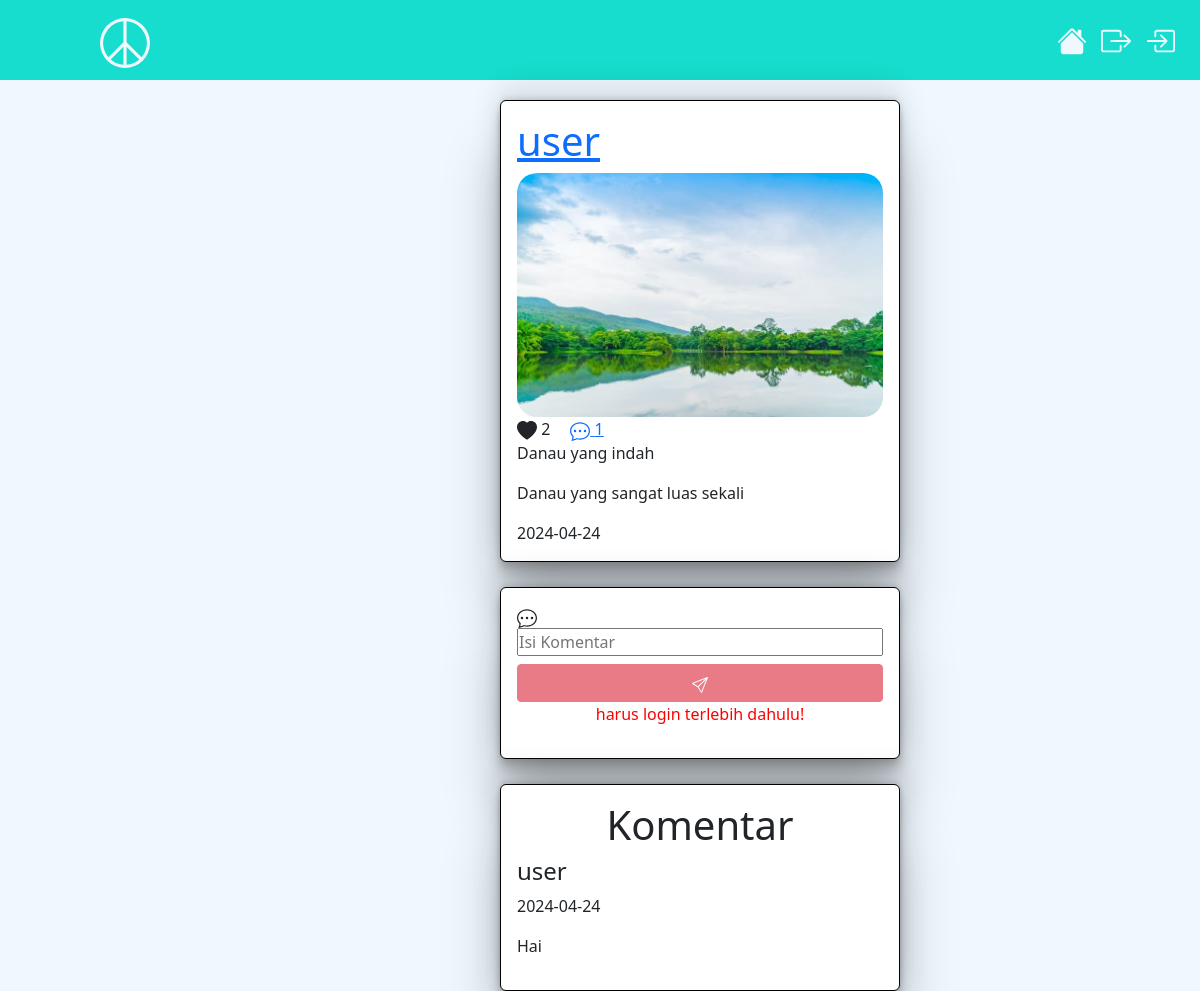
/detail-post.php?foto_id=22, run on the app's committed database.
### tables this page shows
CREATE TABLE `foto` (
  `foto_id` int(11) NOT NULL,
  `judul_foto` varchar(255) NOT NULL,
  `deskripsi_foto` text NOT NULL,
  `tanggal_unggahan` date NOT NULL,
  `lokasi_file` varchar(255) NOT NULL,
  `user_id` int(11) NOT NULL
);

CREATE TABLE `user` (
  `user_id` int(11) NOT NULL,
  `username` varchar(255) NOT NULL,
  `password` varchar(255) NOT NULL,
  `email` varchar(255) NOT NULL,
  `nama_lengkap` varchar(255) NOT NULL,
  `alamat` text NOT NULL
);

CREATE TABLE `komentar_foto` (
  `komentar_id` int(11) NOT NULL,
  `foto_id` int(11) NOT NULL,
  `user_id` int(11) NOT NULL,
  `isi_komentar` text NOT NULL,
  `tanggal_komentar` date NOT NULL
);

### detail-post.php (the view, shortened to what this page needs)
<?php
include './function.php';
$foto_id = $_GET['foto_id'];
$row = mysqli_fetch_assoc(mysqli_query($conn, "SELECT * FROM foto WHERE foto_id = $foto_id LIMIT 1"));
$komentar_query = mysqli_query($conn, "SELECT * FROM komentar_foto WHERE foto_id = $foto_id");
function jumlah_like($foto_id)
{
    global $conn;
    $q = mysqli_query($conn, "SELECT COUNT(*) AS jumlah_like FROM like_foto WHERE foto_id = $foto_id");
    $row = mysqli_fetch_assoc($q);
    return $row['jumlah_like'];
}
function jumlah_komen($foto_id)
{
    global $conn;
    $r = mysqli_query($conn, "SELECT COUNT(*) AS jumlah_komen FROM komentar_foto WHERE foto_id = $foto_id");
    $row = mysqli_fetch_assoc($r);
    return $row['jumlah_komen'];
}
function nama_user($user_id)
{
    global $conn;
    $r = mysqli_query($conn, "SELECT * FROM user WHERE user_id = $user_id");
    $row = mysqli_fetch_assoc($r);
    return $row['username'];
}
?>
<!DOCTYPE html>
<html lang="en">
<head>
    <link rel="stylesheet" type="text/css" href="css/bootstrap.min.css">
  <link rel="stylesheet" type="text/css" href="css/style.css">
</head>
<body>
<nav>
    <label class="logo"></label>
    <ul>
      <li>
        <a href="index.php"></a>
      </li>
        <?php if (!empty($_SESSION['user'])) : ?>
          <li>
            <a href="upload.php"><svg xmlns="http://www.w3.org/2000/svg" width="30" height="30" fill="currentColor" class="bi bi-folder-plus" viewBox="0 0 16 16">
  <path d="m.5 3 .04.87a2 2 0 0 0-.342 1.311l.637 7A2 2 0 0 0 2.826 14H9v-1H2.826a1 1 0 0 1-.995-.91l-.637-7A1 1 0 0 1 2.19 4h11.62a1 1 0 0 1 .996 1.09L14.54 8h1.005l.256-2.819A2 2 0 0 0 13.81 3H9.828a2 2 0 0 1-1.414-.586l-.828-.828A2 2 0 0 0 6.172 1H2.5a2 2 0 0 0-2 2m5.672-1a1 1 0 0 1 .707.293L7.586 3H2.19q-.362.002-.683.12L1.5 2.98a1 1 0 0 1 1-.98z"/>
  <path d="M13.5 9a.5.5 0 0 1 .5.5V11h1.5a.5.5 0 1 1 0 1H14v1.5a.5.5 0 1 1-1 0V12h-1.5a.5.5 0 0 1 0-1H13V9.5a.5.5 0 0 1 .5-.5"/>
</svg></a>
          </li>
          <li>
            <a href="profile.php"><a href="profile.php"><svg xmlns="http://www.w3.org/2000/svg" width="30" height="30" fill="currentColor" class="bi bi-person" viewBox="0 0 16 16">
  <path d="M8 8a3 3 0 1 0 0-6 3 3 0 0 0 0 6m2-3a2 2 0 1 1-4 0 2 2 0 0 1 4 0m4 8c0 1-1 1-1 1H3s-1 0-1-1 1-4 6-4 6 3 6 4m-1-.004c-.001-.246-.154-.986-.832-1.664C11.516 10.68 10.289 10 8 10s-3.516.68-4.168 1.332c-.678.678-.83 1.418-.832 1.664z"/>
</svg></a>
          </li>
          <li>
            <a href="logout.php"><svg xmlns="http://www.w3.org/2000/svg" width="30" height="30" fill="currentColor" class="bi bi-door-open-fill" viewBox="0 0 16 16">
  <path d="M1.5 15a.5.5 0 0 0 0 1h13a.5.5 0 0 0 0-1H13V2.5A1.5 1.5 0 0 0 11.5 1H11V.5a.5.5 0 0 0-.57-.495l-7 1A.5.5 0 0 0 3 1.5V15zM11 2h.5a.5.5 0 0 1 .5.5V15h-1zm-2.5 8c-.276 0-.5-.448-.5-1s.224-1 .5-1 .5.448.5 1-.224 1-.5 1"/>
</svg></a>
          </li>
        <?php else : ?>
          <li>
            <a href="./login.php"></a>
          </li>
          <li>
            <a href="./regis.php"></a>
          </li>
      </ul>
      <?php endif; ?>
</nav>
  <div class="" style="display: flex; flex-direction: column; gap: 25px;">
        <div class="card" style="display: flex; flex-direction: column; border: 1px solid black; padding: 16px; border-radius: 6px; max-width: 400px; margin-left: 500px; margin-top: 20px;">
            <h1>
                <a href="user.php?user_id=<?= $row['user_id'] ?>">
                    <?= nama_user($row['user_id']) ?>
                </a>
            </h1>
            <img src="./foto/<?= $row['lokasi_file'] ?>" alt="" width="" style="100% ;  border-radius: 20px;">
            <div style="display: flex; align-items: center; gap: 20px;">
                <?php if (!empty($_SESSION['user'])) : ?>
                    <a href="./like.php?foto_id=<?= $row['foto_id'] ?>"><svg xmlns="http://www.w3.org/2000/svg" width="20" height="20" fill="currentColor" class="bi bi-heart-fill" viewBox="0 0 16 16">
  <path fill-rule="evenodd" d="M8 1.314C12.438-3.248 23.534 4.735 8 15-7.534 4.736 3.562-3.248 8 1.314"/>
</svg> <?= jumlah_like($row['foto_id']) ?></a>
                    <a href="./detail-post.php?foto_id=<?= $row['foto_id'] ?>"><svg xmlns="http://www.w3.org/2000/svg" width="20" height="20" fill="currentColor" class="bi bi-chat-dots" viewBox="0 0 16 16">
  <path d="M5 8a1 1 0 1 1-2 0 1 1 0 0 1 2 0m4 0a1 1 0 1 1-2 0 1 1 0 0 1 2 0m3 1a1 1 0 1 0 0-2 1 1 0 0 0 0 2"/>
  <path d="m2.165 15.803.02-.004c1.83-.363 2.948-.842 3.468-1.105A9 9 0 0 0 8 15c4.418 0 8-3.134 8-7s-3.582-7-8-7-8 3.134-8 7c0 1.76.743 3.37 1.97 4.6a10.4 10.4 0 0 1-.524 2.318l-.003.011a11 11 0 0 1-.244.637c-.079.186.074.394.273.362a22 22 0 0 0 .693-.125m.8-3.108a1 1 0 0 0-.287-.801C1.618 10.83 1 9.468 1 8c0-3.192 3.004-6 7-6s7 2.808 7 6-3.004 6-7 6a8 8 0 0 1-2.088-.272 1 1 0 0 0-.711.074c-.387.196-1.24.57-2.634.893a11 11 0 0 0 .398-2"/>
</svg> <?= jumlah_komen($row['foto_id']) ?></a>
                <?php else : ?>
                    <a><svg xmlns="http://www.w3.org/2000/svg" width="20" height="20" fill="currentColor" class="bi bi-heart-fill" viewBox="0 0 16 16">
  <path fill-rule="evenodd" d="M8 1.314C12.438-3.248 23.534 4.735 8 15-7.534 4.736 3.562-3.248 8 1.314"/>
</svg> <?= jumlah_like($row['foto_id']) ?></a>
                    <a href="./detail-post.php?foto_id=<?= $row['foto_id'] ?>"> <?= jumlah_komen($row['foto_id']) ?></a>
                <?php endif; ?>
            </div>
            <p><?= $row['judul_foto'] ?></p>
            <p><?= $row['deskripsi_foto'] ?></p>
            <?= $row['tanggal_unggahan'] ?>
        </div>
        <form action="./create-komentar.php" class="card" method="post" style="display: flex; flex-direction: column; border: 1px solid black; padding: 16px; border-radius: 6px; max-width: 400px; margin-left: 500px; width: 100%;">
            <label for="isi_komentar"></label>
            <input type="text" name="isi_komentar" placeholder="Isi Komentar">
            <?php if (!empty($_SESSION['user'])) : ?>
                <button type="submit" name="submit" class="btn btn-primary mt-2"><svg xmlns="http://www.w3.org/2000/svg" width="16" height="16" fill="currentColor" class="bi bi-send" viewBox="0 0 16 16">
  <path d="M15.854.146a.5.5 0 0 1 .11.54l-5.819 14.547a.75.75 0 0 1-1.329.124l-3.178-4.995L.643 7.184a.75.75 0 0 1 .124-1.33L15.314.037a.5.5 0 0 1 .54.11ZM6.636 10.07l2.761 4.338L14.13 2.576zm6.787-8.201L1.591 6.602l4.339 2.76z"/>
</svg></button>
            <?php else : ?>
                <button class="btn btn-danger mt-2" disabled></button>
                <p style="color: red; text-align: center">harus login terlebih dahulu!</p>
            <?php endif; ?>
        </form>
        <div class="card" style="display: flex; flex-direction: column; border: 1px solid black; padding: 16px; border-radius: 6px; max-width: 400px; margin-left: 500px; width: 100%;">
            <h1 style="text-align: center;">Komentar</h1>
            <?php while ($komentar = mysqli_fetch_assoc($komentar_query)) : ?>
                <div>
                    <h4><?= nama_user($komentar['user_id']) ?></h4>
                    <p>
                        <?= $komentar['tanggal_komentar'] ?>
                    </p>
                    <p>
                        <?= $komentar['isi_komentar'] ?>
                    </p>
                </div>
            <?php endwhile; ?>
        </div>
    </div>
</body>
</html>

### css/style.css (style rules this page uses)
* { padding: 0; margin: 0; box-sizing: border-box; text-decoration: none; list-style: none; }
body { background-color: aliceblue; }
nav { background: #16ddcd; height: 80px; width: 100%; }
label.logo { color: aliceblue; font-size: 35px; line-height: 80px; padding: 0 100px; font-weight: bold; }
nav ul { float: right; margin-right: 20px; }
nav ul li { display: inline-block; line-height: 80px; margin: 0 5px; }
nav ul li a { color: aliceblue; font-size: 17px; text-transform: uppercase; }
.card { box-shadow: rgba(0, 0, 0, 0.25) 0px 54px 55px, rgba(0, 0, 0, 0.12) 0px -12px 30px, rgba(0, 0, 0, 0.12) 0px 4px 6px, rgba(0, 0, 0, 0.17) 0px 12px 13px, rgba(0, 0, 0, 0.09) 0px -3px 5px; }

### data on the page
foto: user.username "user", lokasi_file (picture), judul_foto "Danau yang indah", deskripsi_foto "Danau yang sangat luas sekali", tanggal_unggahan "2024-04-24"
komentar_foto: user.username "user", tanggal_komentar "2024-04-24", isi_komentar "Hai"

### other printed values
jumlah_like($row['foto_id']) "2"
jumlah_komen($row['foto_id']) "1"
